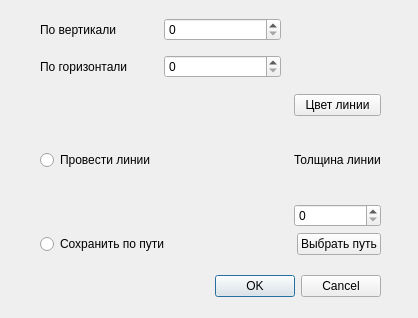
<?xml version="1.0" encoding="UTF-8"?>
<ui version="4.0">
 <class>Division</class>
 <widget class="QDialog" name="Division">
  <property name="geometry">
   <rect>
    <x>0</x>
    <y>0</y>
    <width>418</width>
    <height>318</height>
   </rect>
  </property>
  <property name="windowTitle">
   <string>Dialog</string>
  </property>
  <widget class="QDialogButtonBox" name="buttonBox">
   <property name="geometry">
    <rect>
     <x>40</x>
     <y>270</y>
     <width>341</width>
     <height>32</height>
    </rect>
   </property>
   <property name="orientation">
    <enum>Qt::Horizontal</enum>
   </property>
   <property name="standardButtons">
    <set>QDialogButtonBox::Cancel|QDialogButtonBox::Ok</set>
   </property>
  </widget>
  <widget class="QWidget" name="">
   <property name="geometry">
    <rect>
     <x>40</x>
     <y>94</y>
     <width>341</width>
     <height>161</height>
    </rect>
   </property>
   <layout class="QVBoxLayout" name="verticalLayout_2">
    <item>
     <layout class="QHBoxLayout" name="horizontalLayout">
      <item>
       <widget class="QRadioButton" name="radioButton">
        <property name="text">
         <string>Провести линии</string>
        </property>
       </widget>
      </item>
      <item>
       <spacer name="horizontalSpacer_3">
        <property name="orientation">
         <enum>Qt::Horizontal</enum>
        </property>
        <property name="sizeHint" stdset="0">
         <size>
          <width>40</width>
          <height>20</height>
         </size>
        </property>
       </spacer>
      </item>
      <item>
       <layout class="QVBoxLayout" name="verticalLayout">
        <item>
         <widget class="QPushButton" name="pushButton">
          <property name="text">
           <string>Цвет линии</string>
          </property>
         </widget>
        </item>
        <item>
         <widget class="QLabel" name="label_3">
          <property name="text">
           <string>Толщина линии</string>
          </property>
         </widget>
        </item>
        <item>
         <widget class="QSpinBox" name="spinBox_3"/>
        </item>
       </layout>
      </item>
     </layout>
    </item>
    <item>
     <layout class="QHBoxLayout" name="horizontalLayout_2">
      <item>
       <widget class="QRadioButton" name="radioButton_2">
        <property name="text">
         <string>Сохранить по пути</string>
        </property>
       </widget>
      </item>
      <item>
       <spacer name="horizontalSpacer_2">
        <property name="orientation">
         <enum>Qt::Horizontal</enum>
        </property>
        <property name="sizeHint" stdset="0">
         <size>
          <width>40</width>
          <height>20</height>
         </size>
        </property>
       </spacer>
      </item>
      <item>
       <widget class="QPushButton" name="pushButton_2">
        <property name="text">
         <string>Выбрать путь</string>
        </property>
       </widget>
      </item>
     </layout>
    </item>
   </layout>
  </widget>
  <widget class="QWidget" name="">
   <property name="geometry">
    <rect>
     <x>40</x>
     <y>10</y>
     <width>241</width>
     <height>78</height>
    </rect>
   </property>
   <layout class="QVBoxLayout" name="verticalLayout_3">
    <item>
     <layout class="QHBoxLayout" name="horizontalLayout_4">
      <item>
       <widget class="QLabel" name="label_2">
        <property name="text">
         <string>По вертикали</string>
        </property>
       </widget>
      </item>
      <item>
       <widget class="QSpinBox" name="spinBox_2"/>
      </item>
     </layout>
    </item>
    <item>
     <layout class="QHBoxLayout" name="horizontalLayout_3">
      <item>
       <widget class="QLabel" name="label">
        <property name="text">
         <string>По горизонтали</string>
        </property>
       </widget>
      </item>
      <item>
       <widget class="QSpinBox" name="spinBox"/>
      </item>
     </layout>
    </item>
   </layout>
  </widget>
 </widget>
 <resources/>
 <connections>
  <connection>
   <sender>buttonBox</sender>
   <signal>accepted()</signal>
   <receiver>Division</receiver>
   <slot>accept()</slot>
   <hints>
    <hint type="sourcelabel">
     <x>248</x>
     <y>254</y>
    </hint>
    <hint type="destinationlabel">
     <x>157</x>
     <y>274</y>
    </hint>
   </hints>
  </connection>
  <connection>
   <sender>buttonBox</sender>
   <signal>rejected()</signal>
   <receiver>Division</receiver>
   <slot>reject()</slot>
   <hints>
    <hint type="sourcelabel">
     <x>316</x>
     <y>260</y>
    </hint>
    <hint type="destinationlabel">
     <x>286</x>
     <y>274</y>
    </hint>
   </hints>
  </connection>
 </connections>
</ui>
